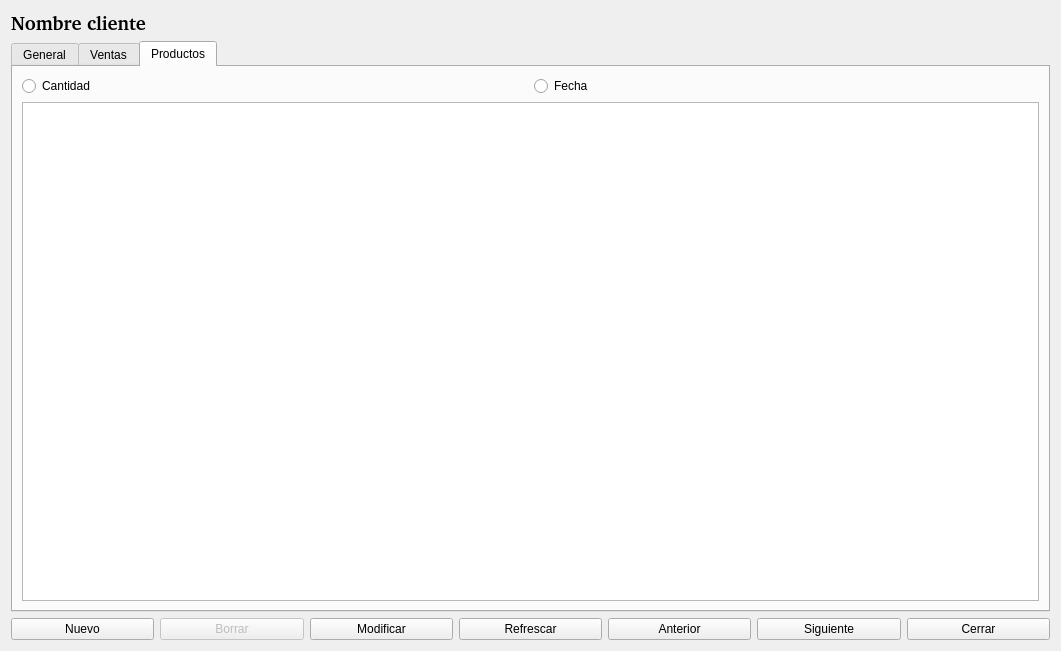
<?xml version="1.0" encoding="UTF-8"?>
<ui version="4.0">
 <class>Clientes</class>
 <widget class="QDialog" name="Clientes">
  <property name="geometry">
   <rect>
    <x>0</x>
    <y>0</y>
    <width>1061</width>
    <height>651</height>
   </rect>
  </property>
  <property name="windowTitle">
   <string>Clientes</string>
  </property>
  <layout class="QGridLayout" name="gridLayout">
   <item row="2" column="0">
    <layout class="QHBoxLayout" name="horizontalLayout">
     <item>
      <widget class="QPushButton" name="pushButtonNuevo">
       <property name="text">
        <string>Nuevo</string>
       </property>
       <property name="autoDefault">
        <bool>false</bool>
       </property>
      </widget>
     </item>
     <item>
      <widget class="QPushButton" name="pushButtonBorrar">
       <property name="enabled">
        <bool>false</bool>
       </property>
       <property name="text">
        <string>Borrar</string>
       </property>
       <property name="autoDefault">
        <bool>false</bool>
       </property>
      </widget>
     </item>
     <item>
      <widget class="QPushButton" name="pushButtonModificar">
       <property name="text">
        <string>Modificar</string>
       </property>
       <property name="autoDefault">
        <bool>false</bool>
       </property>
      </widget>
     </item>
     <item>
      <widget class="QPushButton" name="pushButtonReffrescar">
       <property name="text">
        <string>Refrescar</string>
       </property>
       <property name="autoDefault">
        <bool>false</bool>
       </property>
      </widget>
     </item>
     <item>
      <widget class="QPushButton" name="pushButtonAnterior">
       <property name="text">
        <string>Anterior</string>
       </property>
       <property name="autoDefault">
        <bool>false</bool>
       </property>
      </widget>
     </item>
     <item>
      <widget class="QPushButton" name="pushButtonSiguiente">
       <property name="text">
        <string>Siguiente</string>
       </property>
       <property name="autoDefault">
        <bool>false</bool>
       </property>
      </widget>
     </item>
     <item>
      <widget class="QPushButton" name="pushButtonCerrar">
       <property name="text">
        <string>Cerrar</string>
       </property>
       <property name="autoDefault">
        <bool>false</bool>
       </property>
      </widget>
     </item>
    </layout>
   </item>
   <item row="1" column="0">
    <widget class="QTabWidget" name="tabWidgetProductos">
     <property name="currentIndex">
      <number>2</number>
     </property>
     <widget class="QWidget" name="tab_3">
      <attribute name="title">
       <string>General</string>
      </attribute>
      <widget class="QWidget" name="Principal" native="true">
       <property name="geometry">
        <rect>
         <x>0</x>
         <y>10</y>
         <width>1037</width>
         <height>449</height>
        </rect>
       </property>
       <layout class="QGridLayout" name="General">
        <item row="1" column="2">
         <widget class="QLabel" name="label_2">
          <property name="text">
           <string>N.I.F.:</string>
          </property>
         </widget>
        </item>
        <item row="13" column="3">
         <widget class="QDateEdit" name="dateEdit">
          <property name="displayFormat">
           <string>yyyy/MM/dd</string>
          </property>
         </widget>
        </item>
        <item row="14" column="0">
         <widget class="QLabel" name="label_14">
          <property name="text">
           <string>Notas:</string>
          </property>
         </widget>
        </item>
        <item row="2" column="1">
         <spacer name="verticalSpacer">
          <property name="orientation">
           <enum>Qt::Vertical</enum>
          </property>
          <property name="sizeHint" stdset="0">
           <size>
            <width>20</width>
            <height>40</height>
           </size>
          </property>
         </spacer>
        </item>
        <item row="3" column="1">
         <widget class="QLineEdit" name="lineEditNombre"/>
        </item>
        <item row="1" column="0">
         <widget class="QLabel" name="label">
          <property name="text">
           <string>Código:</string>
          </property>
         </widget>
        </item>
        <item row="6" column="1">
         <spacer name="verticalSpacer_3">
          <property name="orientation">
           <enum>Qt::Vertical</enum>
          </property>
          <property name="sizeHint" stdset="0">
           <size>
            <width>20</width>
            <height>40</height>
           </size>
          </property>
         </spacer>
        </item>
        <item row="5" column="0">
         <widget class="QLabel" name="label_5">
          <property name="text">
           <string>Dirección:</string>
          </property>
         </widget>
        </item>
        <item row="9" column="0">
         <widget class="QLabel" name="label_9">
          <property name="text">
           <string>Teléfono 1:</string>
          </property>
         </widget>
        </item>
        <item row="11" column="0">
         <widget class="QLabel" name="label_11">
          <property name="text">
           <string>E-mail:</string>
          </property>
         </widget>
        </item>
        <item row="7" column="3">
         <widget class="QLineEdit" name="lineEditProvincia"/>
        </item>
        <item row="3" column="2">
         <widget class="QLabel" name="label_4">
          <property name="text">
           <string>Apellidos:</string>
          </property>
         </widget>
        </item>
        <item row="7" column="2">
         <widget class="QLabel" name="label_8">
          <property name="text">
           <string>Provincia:</string>
          </property>
         </widget>
        </item>
        <item row="11" column="1">
         <widget class="QLineEdit" name="lineEditMail"/>
        </item>
        <item row="10" column="1">
         <spacer name="verticalSpacer_5">
          <property name="orientation">
           <enum>Qt::Vertical</enum>
          </property>
          <property name="sizeHint" stdset="0">
           <size>
            <width>20</width>
            <height>40</height>
           </size>
          </property>
         </spacer>
        </item>
        <item row="13" column="0">
         <widget class="QLabel" name="label_12">
          <property name="text">
           <string>Descuento</string>
          </property>
         </widget>
        </item>
        <item row="13" column="2">
         <widget class="QLabel" name="label_13">
          <property name="text">
           <string>Fecha alta:</string>
          </property>
         </widget>
        </item>
        <item row="13" column="1">
         <widget class="QLineEdit" name="lineEditDescuento"/>
        </item>
        <item row="8" column="1">
         <spacer name="verticalSpacer_4">
          <property name="orientation">
           <enum>Qt::Vertical</enum>
          </property>
          <property name="sizeHint" stdset="0">
           <size>
            <width>20</width>
            <height>40</height>
           </size>
          </property>
         </spacer>
        </item>
        <item row="7" column="1">
         <widget class="QLineEdit" name="lineEditLocalidad"/>
        </item>
        <item row="7" column="0">
         <widget class="QLabel" name="label_7">
          <property name="text">
           <string>Localidad:</string>
          </property>
         </widget>
        </item>
        <item row="1" column="1">
         <widget class="QLineEdit" name="lineEditCod">
          <property name="enabled">
           <bool>true</bool>
          </property>
         </widget>
        </item>
        <item row="5" column="3">
         <widget class="QLineEdit" name="lineEditCP"/>
        </item>
        <item row="5" column="1">
         <widget class="QLineEdit" name="lineEditDireccion"/>
        </item>
        <item row="12" column="1">
         <spacer name="verticalSpacer_6">
          <property name="orientation">
           <enum>Qt::Vertical</enum>
          </property>
          <property name="sizeHint" stdset="0">
           <size>
            <width>20</width>
            <height>40</height>
           </size>
          </property>
         </spacer>
        </item>
        <item row="3" column="3">
         <widget class="QLineEdit" name="lineEditApellidos"/>
        </item>
        <item row="3" column="0">
         <widget class="QLabel" name="label_3">
          <property name="text">
           <string>Nombre:</string>
          </property>
         </widget>
        </item>
        <item row="4" column="1">
         <spacer name="verticalSpacer_2">
          <property name="orientation">
           <enum>Qt::Vertical</enum>
          </property>
          <property name="sizeHint" stdset="0">
           <size>
            <width>20</width>
            <height>40</height>
           </size>
          </property>
         </spacer>
        </item>
        <item row="15" column="0" colspan="4">
         <widget class="QPlainTextEdit" name="plainTextEdit">
          <property name="sizePolicy">
           <sizepolicy hsizetype="Expanding" vsizetype="Expanding">
            <horstretch>0</horstretch>
            <verstretch>0</verstretch>
           </sizepolicy>
          </property>
         </widget>
        </item>
        <item row="9" column="2">
         <widget class="QLabel" name="label_10">
          <property name="text">
           <string>Teléfono 2:</string>
          </property>
         </widget>
        </item>
        <item row="5" column="2">
         <widget class="QLabel" name="label_6">
          <property name="text">
           <string>C.P.:</string>
          </property>
         </widget>
        </item>
        <item row="1" column="3">
         <widget class="QLineEdit" name="lineEditNIF"/>
        </item>
        <item row="9" column="3">
         <widget class="QLineEdit" name="lineEditTlfn2"/>
        </item>
        <item row="9" column="1">
         <widget class="QLineEdit" name="lineEditTlfn1"/>
        </item>
       </layout>
      </widget>
     </widget>
     <widget class="QWidget" name="tab_4">
      <attribute name="title">
       <string>Ventas</string>
      </attribute>
      <layout class="QGridLayout" name="gridLayout_2">
       <item row="3" column="1">
        <widget class="QTableView" name="tableView2">
         <property name="editTriggers">
          <set>QAbstractItemView::NoEditTriggers</set>
         </property>
        </widget>
       </item>
       <item row="1" column="0" colspan="3">
        <widget class="QGroupBox" name="groupBox">
         <property name="title">
          <string>Periodo</string>
         </property>
         <layout class="QHBoxLayout" name="horizontalLayout_2">
          <item>
           <widget class="QRadioButton" name="radioButtonMeses">
            <property name="text">
             <string>&amp;Meses</string>
            </property>
            <property name="checked">
             <bool>true</bool>
            </property>
           </widget>
          </item>
          <item>
           <widget class="QRadioButton" name="radioButtonAnos">
            <property name="text">
             <string>A&amp;ños</string>
            </property>
           </widget>
          </item>
          <item>
           <widget class="QRadioButton" name="radioButtonFechas">
            <property name="text">
             <string>E&amp;ntre fechas</string>
            </property>
           </widget>
          </item>
          <item>
           <widget class="QDateEdit" name="dateEditDesde">
            <property name="enabled">
             <bool>false</bool>
            </property>
            <property name="displayFormat">
             <string>dd/MM/yyyy</string>
            </property>
            <property name="calendarPopup">
             <bool>true</bool>
            </property>
           </widget>
          </item>
          <item>
           <widget class="QDateEdit" name="dateEditHasta">
            <property name="enabled">
             <bool>false</bool>
            </property>
            <property name="displayFormat">
             <string>dd/MM/yyyy</string>
            </property>
            <property name="calendarPopup">
             <bool>true</bool>
            </property>
           </widget>
          </item>
          <item>
           <spacer name="horizontalSpacer">
            <property name="orientation">
             <enum>Qt::Horizontal</enum>
            </property>
            <property name="sizeHint" stdset="0">
             <size>
              <width>40</width>
              <height>20</height>
             </size>
            </property>
           </spacer>
          </item>
          <item>
           <widget class="QPushButton" name="pushButtonVerProductos2">
            <property name="text">
             <string>Ver productos</string>
            </property>
           </widget>
          </item>
          <item>
           <widget class="QPushButton" name="pushButtonVerProductos">
            <property name="text">
             <string>Ver tickets</string>
            </property>
           </widget>
          </item>
         </layout>
        </widget>
       </item>
       <item row="4" column="1">
        <widget class="QTableView" name="tableViewDetalleTicket"/>
       </item>
       <item row="3" column="0" rowspan="2">
        <widget class="QTableView" name="tableView"/>
       </item>
      </layout>
     </widget>
     <widget class="QWidget" name="Productos">
      <attribute name="title">
       <string>Productos</string>
      </attribute>
      <layout class="QGridLayout" name="gridLayout_3">
       <item row="0" column="0">
        <widget class="QRadioButton" name="radioButtonCantidad">
         <property name="text">
          <string>Cantidad</string>
         </property>
        </widget>
       </item>
       <item row="0" column="1">
        <widget class="QRadioButton" name="radioButtonFecha">
         <property name="text">
          <string>Fecha</string>
         </property>
        </widget>
       </item>
       <item row="1" column="0" colspan="2">
        <widget class="QTableView" name="tableViewProductos">
         <property name="editTriggers">
          <set>QAbstractItemView::NoEditTriggers</set>
         </property>
         <property name="sortingEnabled">
          <bool>true</bool>
         </property>
         <property name="cornerButtonEnabled">
          <bool>false</bool>
         </property>
        </widget>
       </item>
      </layout>
     </widget>
    </widget>
   </item>
   <item row="0" column="0">
    <widget class="QLabel" name="labelNombreCliente">
     <property name="font">
      <font>
       <family>Bitstream Charter</family>
       <pointsize>14</pointsize>
       <bold>true</bold>
      </font>
     </property>
     <property name="text">
      <string>Nombre cliente</string>
     </property>
    </widget>
   </item>
  </layout>
 </widget>
 <tabstops>
  <tabstop>lineEditCod</tabstop>
  <tabstop>lineEditNIF</tabstop>
  <tabstop>lineEditNombre</tabstop>
  <tabstop>lineEditApellidos</tabstop>
  <tabstop>lineEditDireccion</tabstop>
  <tabstop>lineEditCP</tabstop>
  <tabstop>lineEditLocalidad</tabstop>
  <tabstop>lineEditProvincia</tabstop>
  <tabstop>lineEditTlfn1</tabstop>
  <tabstop>lineEditTlfn2</tabstop>
  <tabstop>lineEditMail</tabstop>
  <tabstop>lineEditDescuento</tabstop>
  <tabstop>dateEdit</tabstop>
 </tabstops>
 <resources/>
 <connections>
  <connection>
   <sender>pushButtonCerrar</sender>
   <signal>clicked()</signal>
   <receiver>Clientes</receiver>
   <slot>close()</slot>
   <hints>
    <hint type="sourcelabel">
     <x>1047</x>
     <y>543</y>
    </hint>
    <hint type="destinationlabel">
     <x>878</x>
     <y>575</y>
    </hint>
   </hints>
  </connection>
  <connection>
   <sender>radioButtonFechas</sender>
   <signal>toggled(bool)</signal>
   <receiver>dateEditDesde</receiver>
   <slot>setEnabled(bool)</slot>
   <hints>
    <hint type="sourcelabel">
     <x>265</x>
     <y>103</y>
    </hint>
    <hint type="destinationlabel">
     <x>377</x>
     <y>108</y>
    </hint>
   </hints>
  </connection>
  <connection>
   <sender>radioButtonFechas</sender>
   <signal>toggled(bool)</signal>
   <receiver>dateEditHasta</receiver>
   <slot>setEnabled(bool)</slot>
   <hints>
    <hint type="sourcelabel">
     <x>265</x>
     <y>103</y>
    </hint>
    <hint type="destinationlabel">
     <x>489</x>
     <y>108</y>
    </hint>
   </hints>
  </connection>
 </connections>
</ui>
